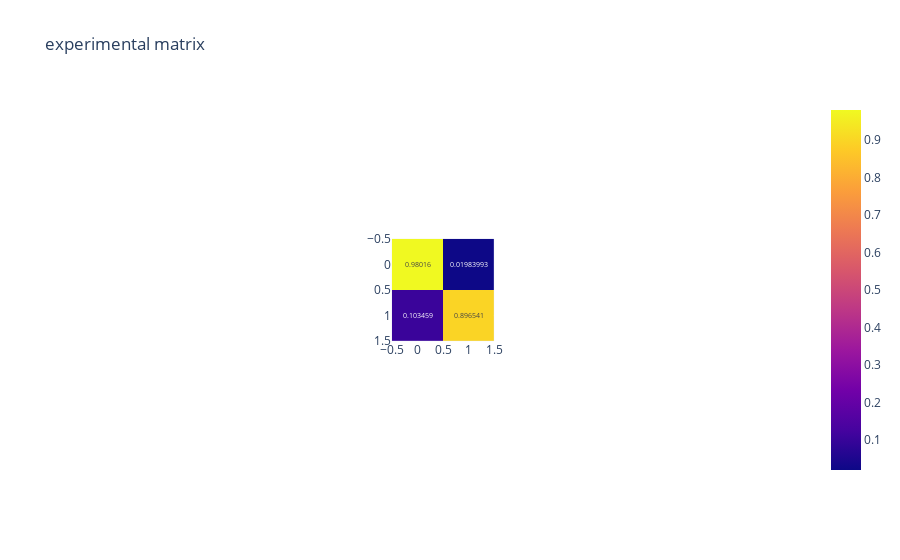
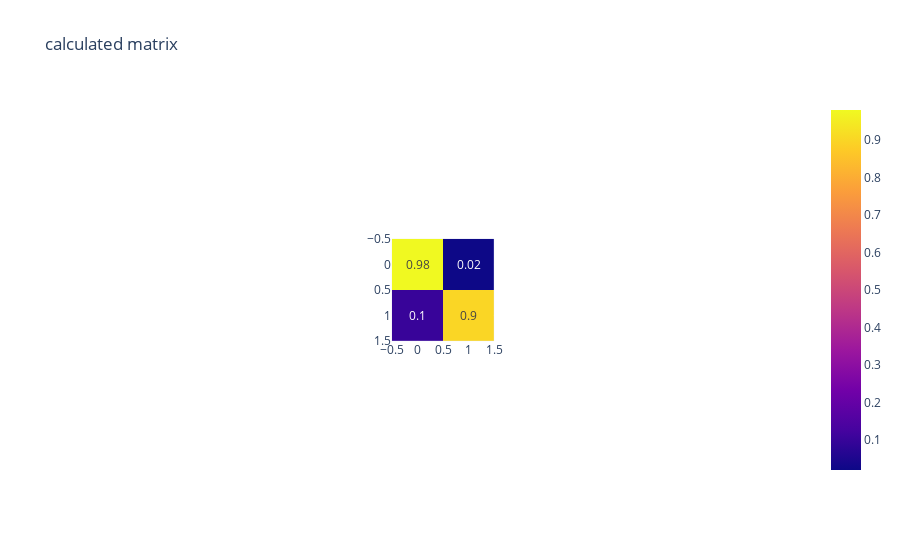

Notebook cell for these charts, in order:
### Code cell
plt_M = px.imshow(M_exp, text_auto=True, title='experimental matrix')
plt_M_exp = px.imshow(M, text_auto=True, title='calculated matrix')
plt_M.show()
plt_M_exp.show()

### Figure 1 — Plotly figure (JSON) as saved in the notebook; plotly's stock layout.template omitted (floating-point values rounded to 4 significant figures)
{"data": [{"coloraxis": "coloraxis", "hovertemplate": "x: %{x}<br>y: %{y}<br>color: %{z}<extra></extra>", "name": "0", "texttemplate": "%{z}", "type": "heatmap", "xaxis": "x", "yaxis": "y", "z": [[0.9802, 0.01984], [0.1035, 0.8965]]}], "layout": {"autosize": true, "coloraxis": {"colorscale": [[0, "#0d0887"], [0.1111, "#46039f"], [0.2222, "#7201a8"], [0.3333, "#9c179e"], [0.4444, "#bd3786"], [0.5556, "#d8576b"], [0.6667, "#ed7953"], [0.7778, "#fb9f3a"], [0.8889, "#fdca26"], [1, "#f0f921"]]}, "title": {"text": "experimental matrix"}, "xaxis": {"anchor": "y", "autorange": true, "constrain": "domain", "domain": [0.4295, 0.5705], "range": [-0.5, 1.5], "scaleanchor": "y"}, "yaxis": {"anchor": "x", "autorange": true, "constrain": "domain", "domain": [0, 1], "range": [1.5, -0.5]}}}

### Figure 2 — Plotly figure (JSON) as saved in the notebook; plotly's stock layout.template omitted (floating-point values rounded to 4 significant figures)
{"data": [{"coloraxis": "coloraxis", "hovertemplate": "x: %{x}<br>y: %{y}<br>color: %{z}<extra></extra>", "name": "0", "texttemplate": "%{z}", "type": "heatmap", "xaxis": "x", "yaxis": "y", "z": [[0.98, 0.02], [0.1, 0.9]]}], "layout": {"autosize": true, "coloraxis": {"colorscale": [[0, "#0d0887"], [0.1111, "#46039f"], [0.2222, "#7201a8"], [0.3333, "#9c179e"], [0.4444, "#bd3786"], [0.5556, "#d8576b"], [0.6667, "#ed7953"], [0.7778, "#fb9f3a"], [0.8889, "#fdca26"], [1, "#f0f921"]]}, "title": {"text": "calculated matrix"}, "xaxis": {"anchor": "y", "autorange": true, "constrain": "domain", "domain": [0.4295, 0.5705], "range": [-0.5, 1.5], "scaleanchor": "y"}, "yaxis": {"anchor": "x", "autorange": true, "constrain": "domain", "domain": [0, 1], "range": [1.5, -0.5]}}}
